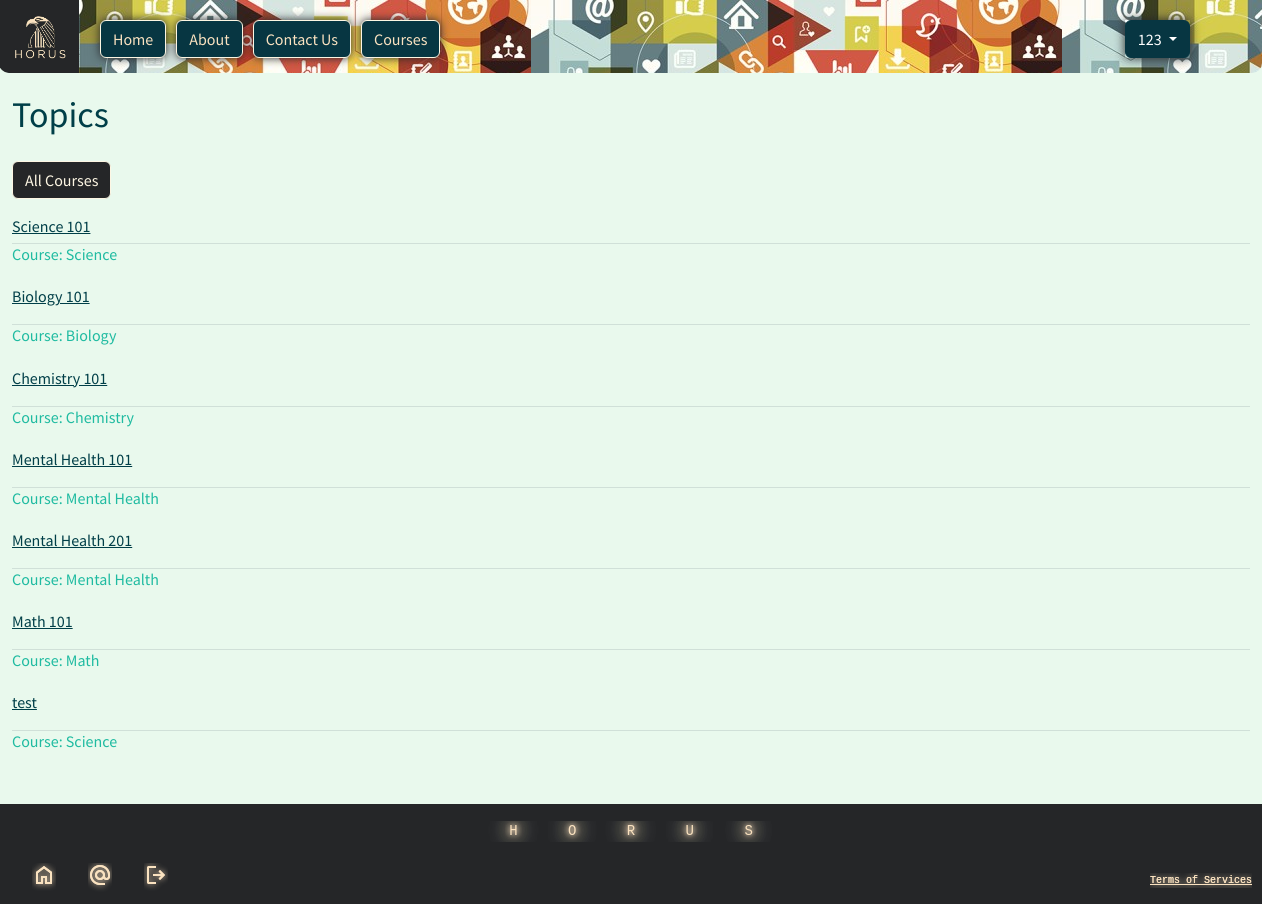
Page /courses/list_lecture/ (signed in) on the committed database.
### courses/models.py (models this page shows, shortened)
class Lecture(models.Model):
    title = models.CharField(max_length=128)
    body = RichTextField()
    created_on = models.DateTimeField(auto_now_add=True)
    instructor = models.ForeignKey(User, on_delete=models.CASCADE, related_name="courses")
    course = models.ForeignKey(Course, on_delete=models.CASCADE, related_name="lectures")

class Course(models.Model):
    course= models.CharField(max_length=128)
    students = models.ManyToManyField(User, related_name="assigned_courses", blank=True, null=True)
    enrollkey = models.CharField(max_length=20, blank=True, null=True)
    def __str__(self):
        return self.course

### courses/views.py (the view)
# urls.py: path("list_lecture/", LectureListView.as_view(), name="list_lecture"),
class LectureListView(ListView):
    template_name = "courses/list_lecture.html"
    model = Lecture

### templates/courses/list_lecture.html (shortened to what this page needs)
{% extends 'base.html' %}
{% load static %}
{% block css %}
<link rel="stylesheet" href="{% static 'css/courses.css' %}">
{% endblock css %}
{% block content %}
{% if user.is_authenticated %}
<div class="lists">
    <div class="head">
        {% if not user.is_superuser %}
        <h1>Topics</h1>
        {% endif %}
        <a href="{% url 'list_course' %}" class="btn btn-outline-light">
            All Courses</a>
    </div>
    <div class="courses2">
        {% for lecture in lecture_list %}
        <a class="lectures1" href="{% url 'detail_lecture' lecture.id %}">{{lecture.title}}</a>
        <hr />
        <h5>Course: {{lecture.course}}</h5>
    </div>
    {% endfor %}
{% endif %}
{% endblock content %}

### templates/navbar.html (shortened to what this page needs)
{% load static %}
<nav class="navbar navbar-expand-lg" data-bs-theme="dark">
    <div class="container-fluid">
        <a class="navbar-brand" href="{% url 'home' %}">
            <img class="nav-img" src="{% static 'images/logo1_1.png' %}">
        </a>
        <div class="collapse navbar-collapse" id="navbarSupportedContent">
            <ul class="navbar-nav me-auto mb-2 mb-lg-0">
                <li class="nav-item">
                    <a class="d-flex btn btn-dark btn-outline-light" aria-current="page"
                        href="{% url 'home' %}">Home</a>
                </li>
                <li class="nav-item">
                    <a class="d-flex btn btn-dark btn-outline-light" aria-current="page"
                        href="{% url 'about' %}">About</a>
                </li>
                <li class="nav-item">
                    <a class="d-flex btn btn-dark btn-outline-light" aria-current="page"
                        href="{% url 'contact' %}">Contact Us</a>
                </li>
                {% if user.is_authenticated %}
                <li>
                    <a class="d-flex btn btn-dark btn-outline-light" aria-current="page"
                        href="{% url 'list_course' %}">Courses</a>
                </li>
                {% endif %}
            </ul>
            <div class="login-dropdown">
                <div class="d-flex" role="login">
                    {% if user.is_authenticated %}
                    <div class="nav-item dropdown">
                        <button class="btn btn-dark dropdown-toggle" href="#" role="button" data-bs-toggle="dropdown"
                            aria-expanded="false">
                            {{ user.username }}
                        </button>
                    </div>
                    {% else %}
                    <a href="{% url 'login' %}" class="d-flex btn btn-dark btn-outline-light">Log In</a>
                    {% endif %}
                </div>
            </div>
        </div>
    </div>
</nav>

### static/css/base.css (style rules this page uses)
:root { --primary-color-1: rgb(110, 197, 183); --primary-color-2: rgb(31, 187, 161); --secondary-color-1: rgba(153, 227, 171, 0.208); --secondary-color-2: rgba(0, 0, 0, 0.733); --text-color-1: rgb(175, 242, 239); --text-color-2: rgb(31, 187, 161); --text-color-3: rgba(0, 139, 139, 0.959); --text-color-4: rgb(44, 45, 45); --text-color-5: rgba(0, 62, 72, 0.729); --text-color-6: rgb(0, 63, 72); --bk-color-1: rgb(37, 38, 40); --bk-color-2: rgb(250, 226, 192); --bk-color-3: rgba(54, 54, 54); --bk-color-4: rgba(250, 226, 192, 0.653); --bk-color-5: rgb(245, 246, 248); }
html, body { padding: 0; margin: 0; min-height: 100vh; }
nav { background-color: var(--primary-color-1); }
li { margin: 5px; }
body { background-color: var(--secondary-color-1); }
a { color: var(--bk-color-2); }

### static/css/navbar.css (style rules this page uses)
.navbar { height: 73px; border-radius: 0px 0px 10px 10px; background-image: url('/static/images/backgroundnav.jpg'); }
.d-flex { color: var(--bk-color-2); margin-top: 5px; }
.d-flex { box-shadow: 0 0 10px var(--bk-color-1); }
.navbar .login-dropdown { margin-right: 60px; }
.navbar img { max-width: 80px; border-radius: 0px 0px 0px 10px; margin-top: -13px; margin-bottom: -13px; margin-left: -13px; }

### static/css/courses.css (style rules this page uses)
.lists, .create { margin-top: 20px; }
h1 { color: var(--text-color-6); font-size: 36px; margin-bottom: 25px; }
h5 { color: var(--text-color-2); margin-top: -15px; margin-bottom: 20px; font-size: medium; }
.courses2 a { color: var(--text-color-6); }
.courses2 hr { margin-top: 5px; }
.lectures1 { color: rgb(0, 63, 72); }
.head { margin-bottom: 15px; }
.head .btn { background-color: var(--bk-color-1); cursor: pointer; transition: background-color 0.3s ease; }

### rows in the picture
Lecture: title "Science 101", course "Science"
Lecture: title "Biology 101", course "Biology"
Lecture: title "Chemistry 101", course "Chemistry"
Lecture: title "Mental Health 101", course "Mental Health"
Lecture: title "Mental Health 201", course "Mental Health"
Lecture: title "Math 101", course "Math"
Lecture: title "test", course "Science"

### other values in the picture
{{ user.username }} "123"
